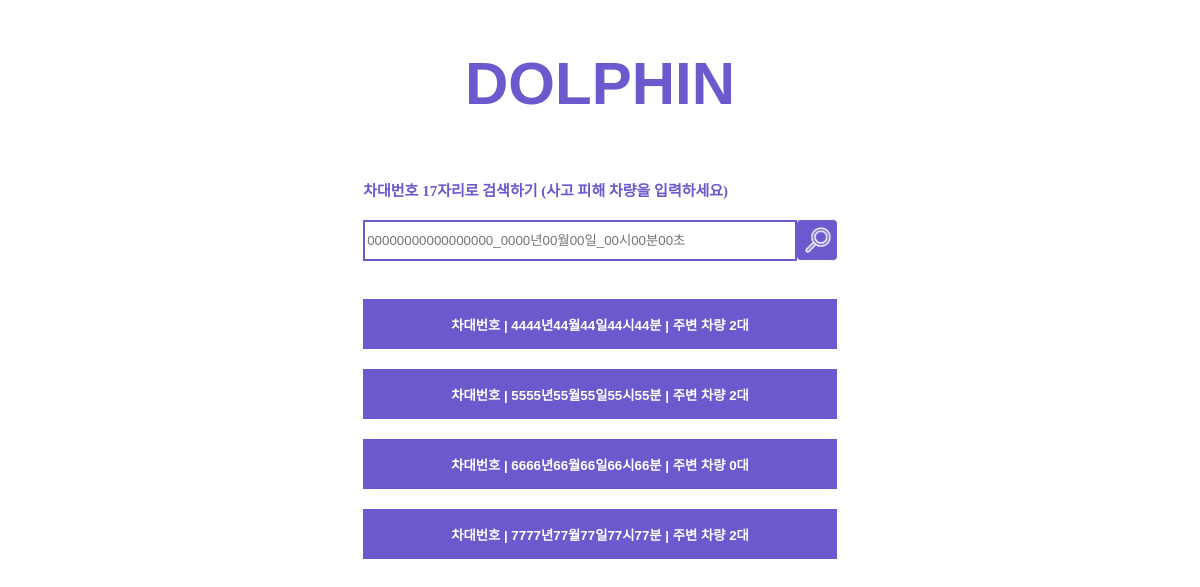
Before: /alldata/ (signed in) with the older database file.
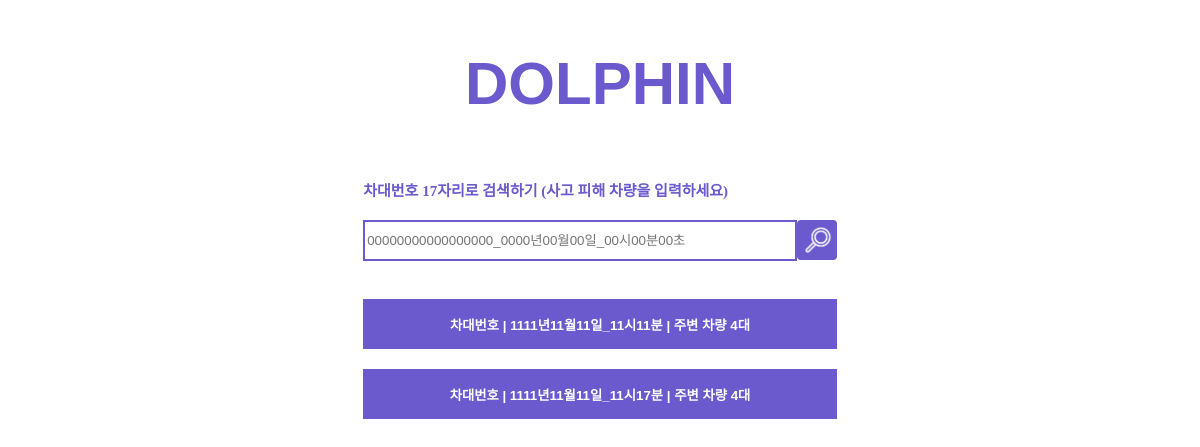
After: the same page with the newer database file.
### myapp/models.py (models this page shows, shortened)
class Accident(models.Model):
    mycar_date = models.CharField('차대번호(17자리)_사고발생시간', max_length=37, unique=True)
    mycar = models.ForeignKey('Device', related_name='mycar', on_delete=models.CASCADE)
    date = models.CharField('사고발생일시', max_length=20)
    othercars = models.ManyToManyField('Device', related_name='othercars', blank=True)
    noregicar = models.CharField('기기등록X차량 mac주소 모음', blank=True, max_length=10000)
    carcount = models.IntegerField('차량수', default=0)

### myapp/views.py (the view)
# urls.py: path('alldata/', alldata, name="alldata"),
@login_required
def alldata(request):
    infos = Accident.objects.all()
    search = request.GET.get('search', '')
    if search:
        infos = infos.filter(mycar_date__icontains=search)
    context = {'infos': infos, 'search': search}
    return render(request, 'alldata.html', context)

### myapp/templates/alldata.html (shortened to what this page needs)
{% load static %}
<!DOCTYPE html>
<html lang="ko">
<head>
    <link rel="stylesheet" type="text/css" href="{% static 'css/alldata.css' %}">
    <link rel="stylesheet" type="text/css" href="{% static 'css/base.css' %}">
</head>
<body>
    <div class="navbar">
        <a href="{%url 'mainpage' %}"><button class="title"><h1>DOLPHIN</h1></button></a>
    </div>
    <div class="container">
        <form method="get" action="{%url 'alldata'%}" class="search">
            <label class=search-label>차대번호 17자리로 검색하기 (사고 피해 차량을 입력하세요) </label>
            <div class="search-container">
                <input type="text" class="search-input" placeholder="00000000000000000_0000년00월00일_00시00분00초" aria-label="Search"
                    name="search" value="{{search}}">
                <button type="submit" class="search-button"><img id="search-icon" src="\static\img\search.png"
                        alt="검색"></button>
            </div>
        </form>
        <div class="info-container">
            {% for info in infos %}
            <a href="{% url 'detaildata' info.id %}"><button class="info-item">차대번호 {{info.mycar}} | {{info.date}} | 주변
                    차량
                    {{info.carcount}}대</button></a>
            {% endfor %}
        </div>
    </div>
</body>
</html>

### myapp/static/css/alldata.css (style rules this page uses)
.search { width: 40%; height: 100px; margin: 0 auto; }
.search-label { color: slateblue; font-weight: bold; font-size: 15px; }
.search-container { display: flex; justify-content: center; height: 80px; }
.search-input { width: 90%; height: 35px; margin: auto auto; border: 2px solid slateblue; background-color: white; }
.search-button { width: 40px; height: 40px; border-radius: 10%; margin: 20px auto; border: 0; display: inline-block; background-color: slateblue; color: white; }
#search-icon { display: flex; width: 30px; justify-content: center; margin: auto auto; }
.info-container { width: 40%; margin: 10px auto; display: block; }
.info-item { border: 2px solid slateblue; width: 100%; height: 50px; margin: 10px 0; background-color: slateblue; font-weight: bold; color: white; }

### myapp/static/css/base.css (style rules this page uses)
body { background-color: white; }
.navbar { display: flex; justify-content: center; }
.title { font-size: 30px; color: slateblue; background-color: white; border: 0; outline: 0; }
.container { margin-top: 20px; }

Changed rows visible on the page:
removed Accident: date "4444년44월44일44시44분", carcount "2"
removed Accident: date "5555년55월55일55시55분", carcount "2"
removed Accident: date "6666년66월66일66시66분", carcount "0"
removed Accident: date "7777년77월77일77시77분", carcount "2"
added Accident: date "1111년11월11일_11시11분", carcount "4"
added Accident: date "1111년11월11일_11시17분", carcount "4"
